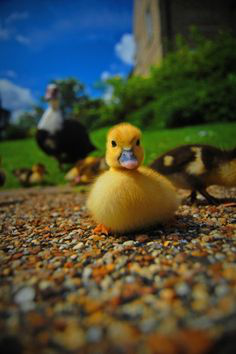
#> input picture images_processing/duckling.png, 236 x 354 px
$ jupyter execute sem1-scikit_image.ipynb   (shell and % lines are left out)   (Python 2 division)
#> lines starting #> are read from the running program, lines starting #| are printed output that depends on the picture; long printed decimals are rounded
[cell 1]
import skimage
from skimage import io
import matplotlib as plt

%pylab inline

# 1

[cell 2]
img = io.imread('duckling.png')
#> img is the input picture: shape (354, 236, 4); mean R, G, B, A 73.4, 75.6, 56.5, 255
io.imshow(img[:, : , :3])
io.show()

# 2

[cell 3]
img_upper = img[:img.shape[0]/2, :, :]
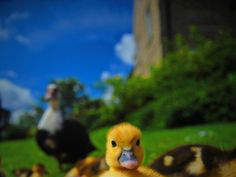
#> img_upper: shape (177, 236, 4); mean R, G, B, A 46.3, 72.2, 68.8, 255
plt.imsave('ducking_upper.png', img_upper)
io.imshow(img_upper)
io.show()

[cell 4]
img_left = img[:, :img.shape[1]/2, :]
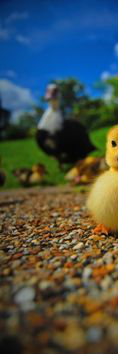
#> img_left: shape (354, 118, 4); mean R, G, B, A 71.8, 82, 76.2, 255
plt.imsave('ducking_left.png', img_left)
io.imshow(img_left)
io.show()

# 3

[cell 5]
channels = ['красный', 'зеленый', 'синий']
for i in range(3):
    img_nuls = np.zeros(shape=(img.shape[0], img.shape[1], 3))
    img_nuls[:, :, i] = img[:, :, i]

    print "Изображение после зануления всех каналов, кроме канала: {}".format(channels[i])
    io.imshow(img_nuls)
    io.show()
    print "Изображение канала: {}".format(channels[i])
    io.imshow(img[:,:,i])
    io.show()
#> this loop made 3 passes
#> pass 1, `io.show()`:
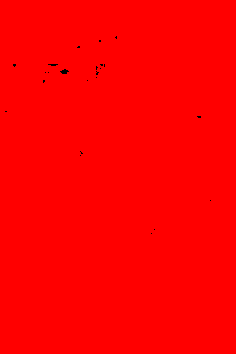
#> shown: shape (354, 236, 3) float64; mean R, G, B 0.999, 0, 0
#> pass 1, `io.show()`:
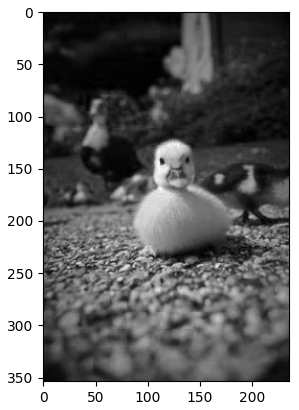
#> figure drawn by matplotlib, 1 panel
#> after the loop:
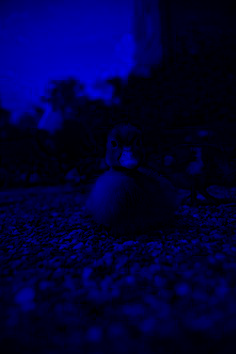
#> img_nuls: shape (354, 236, 3) float64; mean R, G, B 0, 0, 56.5

# 4

[cell 6]
mean_channels_img = img[:,:,:-1].mean(axis=2)
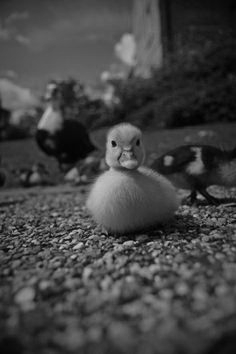
#> mean_channels_img: shape (354, 236) float64; min 0.667, max 210.3, mean 68.5

#пронормируем значения на отрезок [0,1]
color_diff = mean_channels_img.max() - mean_channels_img.min()
#> color_diff = 209.7
normal_mean_channels_img = (mean_channels_img - mean_channels_img.min()) / color_diff

gray_img = skimage.color.rgb2gray(img)
concat_img = np.concatenate((normal_mean_channels_img, gray_img), axis=1)
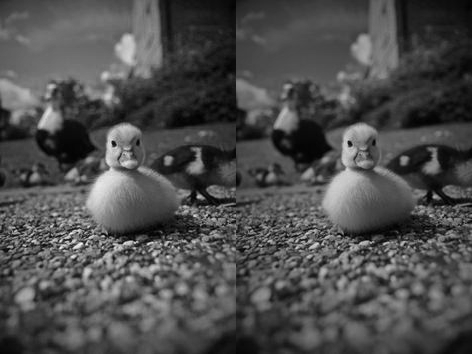
#> concat_img: shape (354, 472) float64; min 0, max 1, mean 0.306

print("Изображение по усредненным каналам | rgb2gray")
io.imshow(concat_img)
plt.show()

На мой взгляд, визуально чуть более четким получилось иображение, полученное путем усреднения каналов. Согласно документации, функция rgb2gray считает взвешенную сумму каналов(http://scikit-image.org/docs/dev/api/skimage.color.html#skimage.color.rgb2gray), причем вес зеленого канала наибольший. Из пункта 3 и блока ниже видно, что дисперсия у этого канала наименьшая, следовательно и изображение, где вес зеленого канала больше, будет менее четким.

[cell 7]
print "Канал : стандартное отклонение"
for i in range(3):
    print "{}: {}".format(channels[i], img[:, :, i].std())

# 5

[cell 8]
img_hsv = skimage.color.rgb2hsv(img[:, :, :-1])
#> img_hsv: shape (354, 236, 3) float64; mean of channels 0, 1, 2 0.231, 0.605, 0.391
print "Полученное изоражение"
io.imshow(img_hsv)
io.show()
for i in range(3):
    print "Изображение канала: {}".format(i)
    io.imshow(img_hsv[:,:, i])
    io.show()
#> this loop made 3 passes
#> pass 1, `io.show()`:
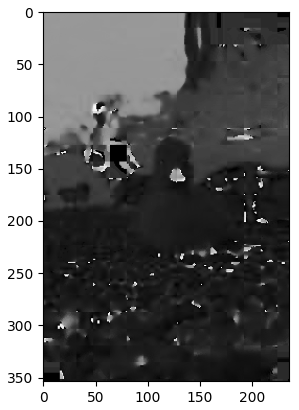
#> figure drawn by matplotlib, 1 panel

# 6

[cell 9]
print "Негатив серого изображения"
io.imshow(1. - gray_img)
io.show()
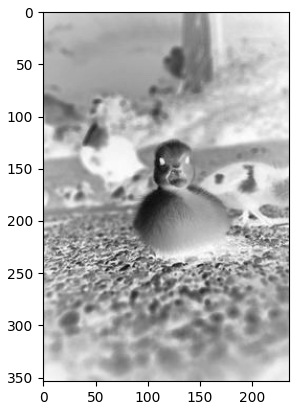
#> figure drawn by matplotlib, 1 panel

# 7

[cell 10]
print("Зеркальное отображение относительно вертикальной оси")
io.imshow(img[:, -1::-1, :])
io.show()
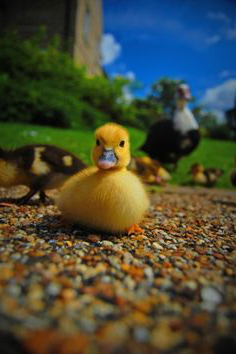
#> shown: shape (354, 236, 4); mean R, G, B, A 73.4, 75.6, 56.5, 255

$ run again, with images_processing/ducking_left.png copied over images_processing/duckling.png
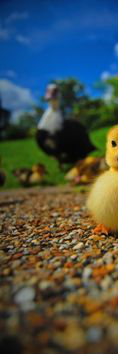
#> input picture images_processing/ducking_left.png, 118 x 354 px
#> img is the input picture: shape (354, 118, 4); mean R, G, B, A 71.8, 82, 76.2, 255
#> `mean_channels_img = img[:,:,:-1].mean(axis=2)`:
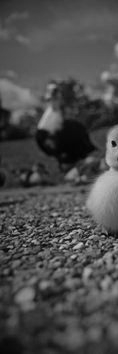
#> mean_channels_img: shape (354, 118) float64; min 1, max 210.3, mean 76.7
#> color_diff = 209.3
#> the loop `for i in range(3):` made 3 passes
#| красный: 54.589
#| зеленый: 36.310
#| синий: 60.764
#> img_hsv: shape (354, 118, 3) float64; mean of channels 0, 1, 2 0.284, 0.629, 0.449
#> `io.show()`:
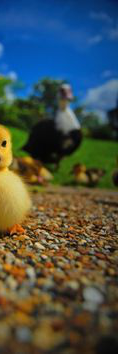
#> shown: shape (354, 118, 4); mean R, G, B, A 71.8, 82, 76.2, 255

$ run again, with images_processing/ducking_upper.png copied over images_processing/duckling.png
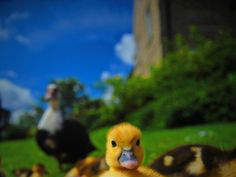
#> input picture images_processing/ducking_upper.png, 236 x 177 px
#> img is the input picture: shape (177, 236, 4); mean R, G, B, A 46.3, 72.2, 68.8, 255
#> color_diff = 186
#> the loop `for i in range(3):` made 3 passes
#| красный: 43.836
#| зеленый: 37.617
#| синий: 68.240
#> img_hsv: shape (177, 236, 3) float64; mean of channels 0, 1, 2 0.343, 0.661, 0.386
#> `io.show()`:
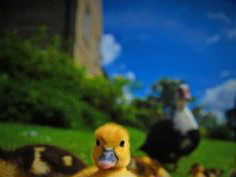
#> shown: shape (177, 236, 4); mean R, G, B, A 46.3, 72.2, 68.8, 255
